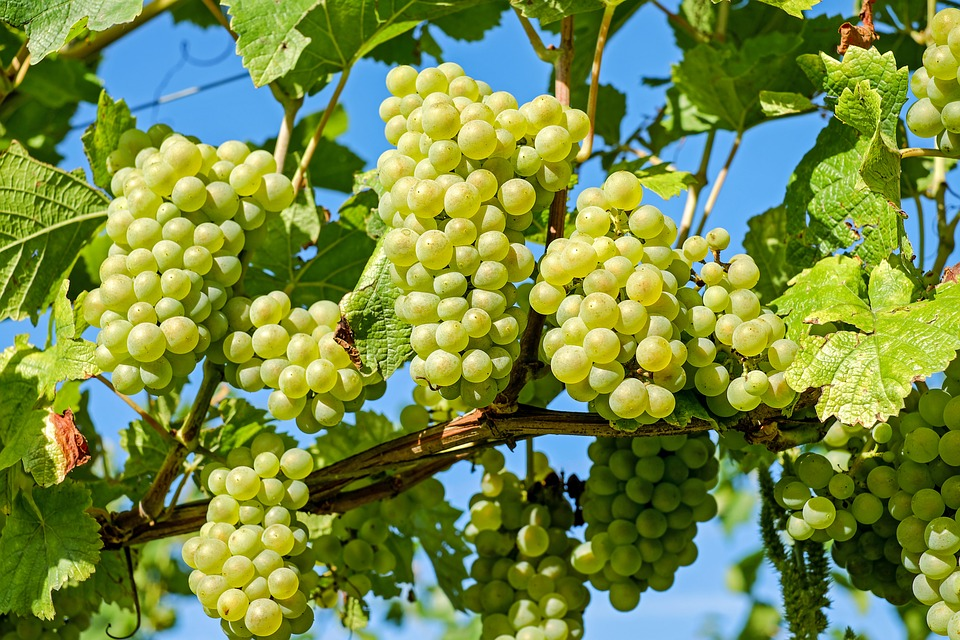
#> input picture OpenCV/src/grapes.jpg, 960 x 640 px
$ python lesson12.py
#> lines starting #> are read from the running program, lines starting #| are printed output that depends on the picture; after the words box and inside, x2 and y2 are one past the last pixel; in counts of white or black regions, pixels touching at a corner belong together
import cv2
import matplotlib.pyplot as plt

img = cv2.imread('src/grapes.jpg', 0)
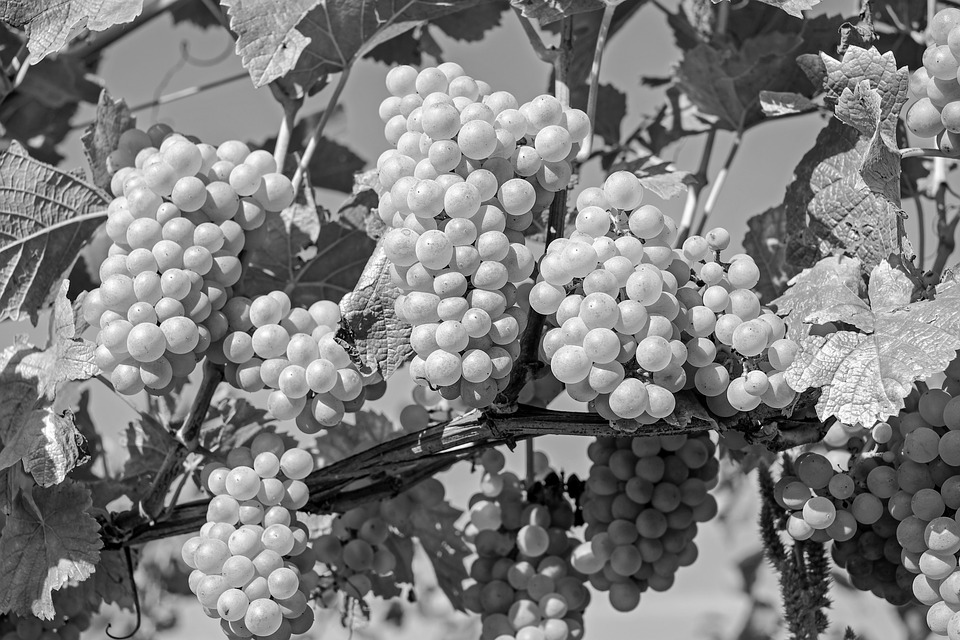
#> img: shape (640, 960); min 0, max 255, mean 125
cv2.imshow('img', img)

threshold = 100
ret, img_th = cv2.threshold(img, threshold, 255, cv2.THRESH_BINARY)
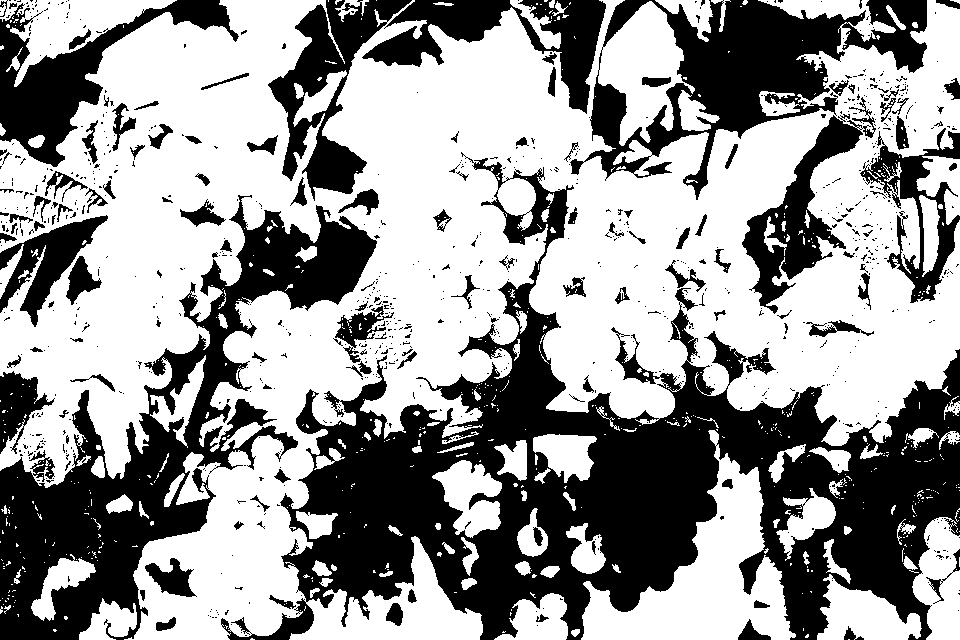
#> img_th: shape (640, 960); 59.5% white; 892 black regions (766 under 20 px), largest, box (x1, y1, x2, y2) and area: (221, 152, 960, 640) 113110, (0, 195, 377, 640) 44837, (570, 0, 927, 200) 24454
#> ret = 100
print(ret)
#| 100.0
cv2.imshow('img_th', img_th)

ret2, img_o = cv2.threshold(img, 0, 255, cv2.THRESH_OTSU)
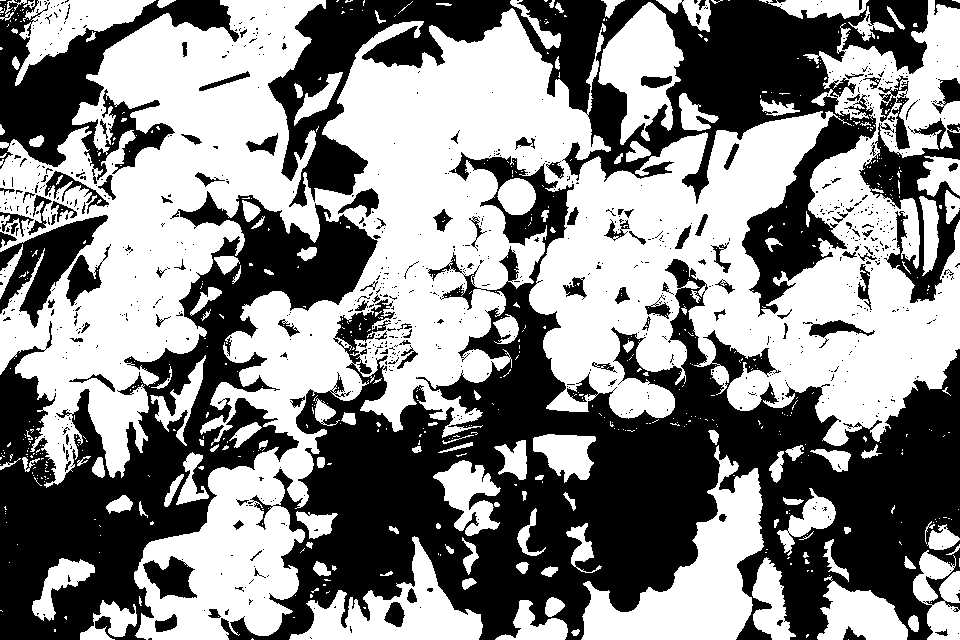
#> img_o: shape (640, 960); 53.2% white; 871 black regions (746 under 20 px), largest, box (x1, y1, x2, y2) and area: (221, 152, 960, 640) 131285, (268, 0, 928, 317) 57674, (0, 191, 378, 640) 55578
#> ret2 = 121
print(ret2)
#| 121.0
hist = cv2.calcHist([img], [0], None, [256], [0, 256])
#> hist = 256 values, max 6668 at index 152, min 132 at index 254, mean 2400
plt.plot(hist)
plt.show()
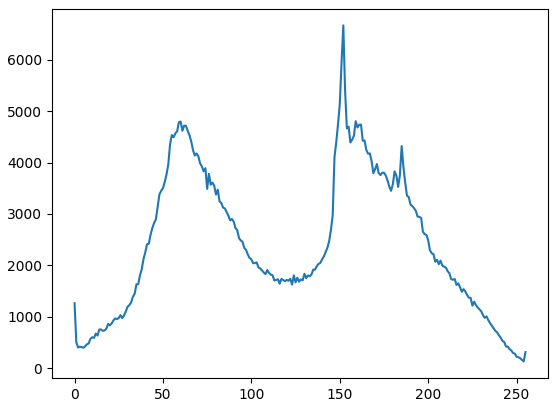
#> figure drawn by matplotlib, 1 panel; curve peaks at x = 152, y = 6668
cv2.imshow('img_o', img_o)

img_ada = cv2.adaptiveThreshold(
    img, 255, cv2.ADAPTIVE_THRESH_MEAN_C, cv2.THRESH_BINARY, 3, 1)
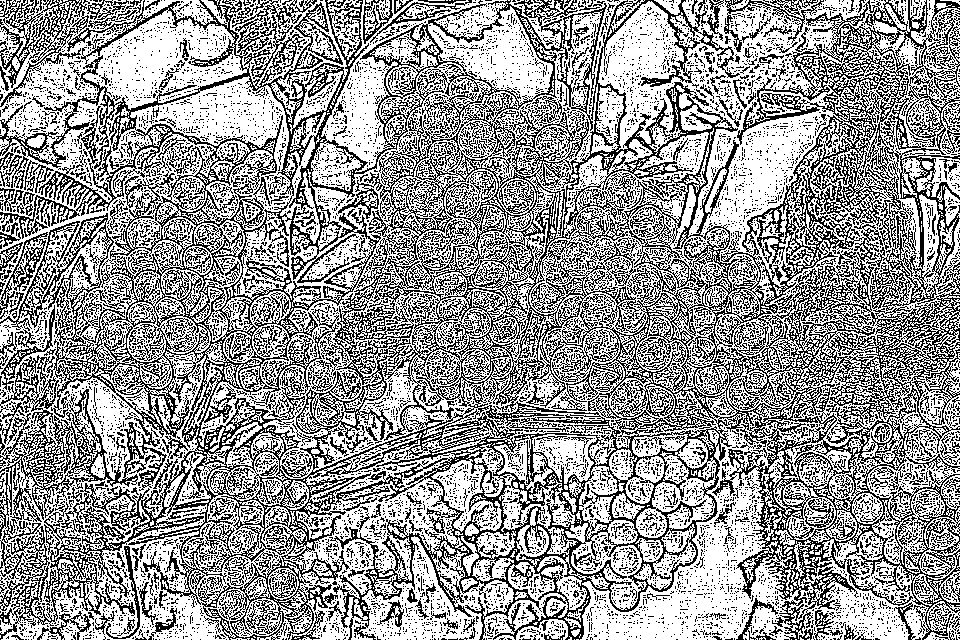
#> img_ada: shape (640, 960); 60% white; black in thin lines or dots
cv2.imshow('img_ada', img_ada)

cv2.waitKey(0)
cv2.destroyAllWindows()

$ run again, with OpenCV/src/Berry.jpg copied over OpenCV/src/grapes.jpg
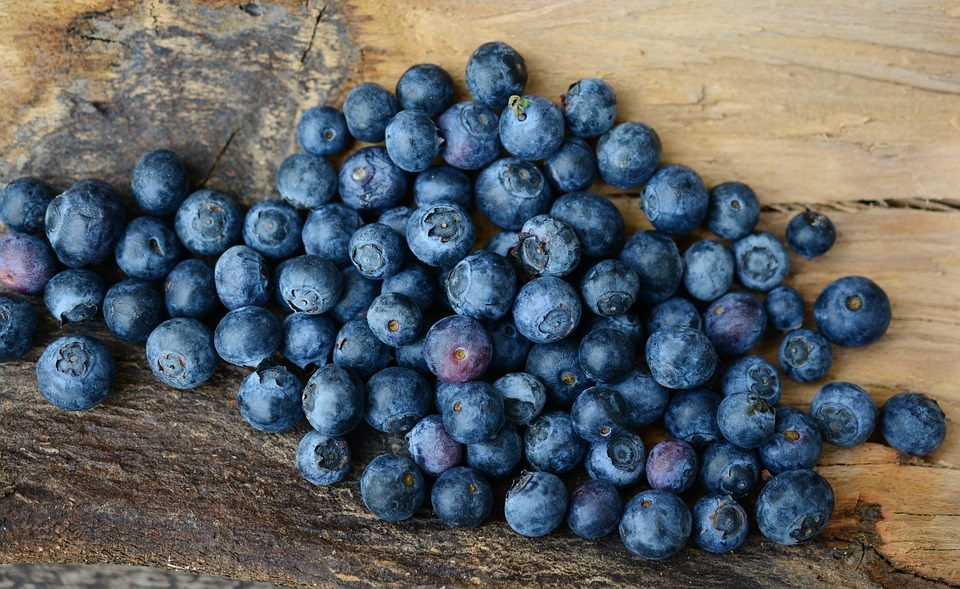
#> input picture OpenCV/src/Berry.jpg, 960 x 589 px
#> `ret, img_th = cv2.threshold(img, threshold, 255, cv2.THRESH_BINARY)`:
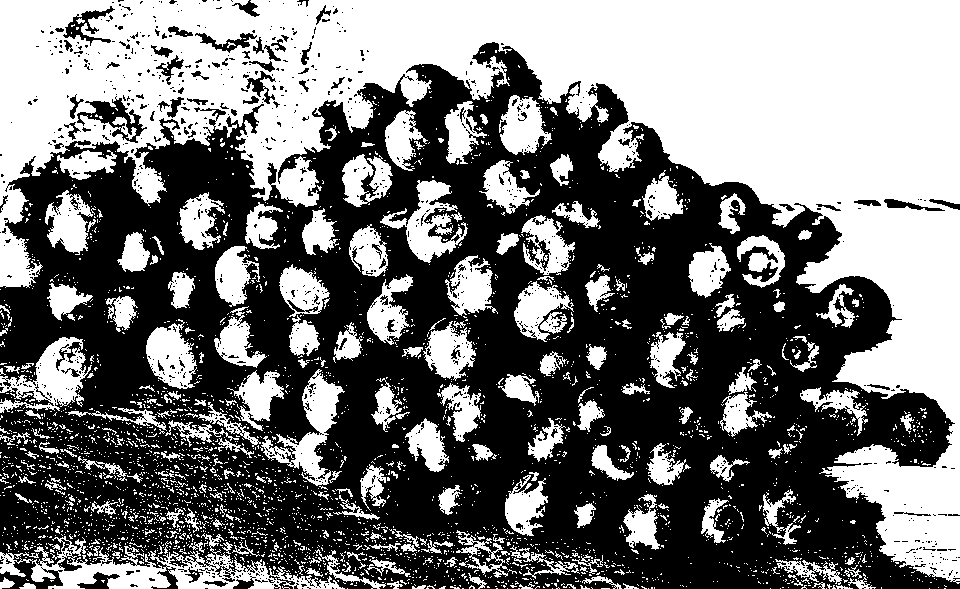
#> img_th: shape (589, 960); 47.1% white; 3255 white regions (3008 under 20 px), largest, box (x1, y1, x2, y2) and area: (0, 0, 960, 584) 169867, (0, 533, 345, 589) 6438, (0, 337, 92, 413) 3114
#> ret = 100
#| 100.0
#> img_o: shape (589, 960); 46% white; 3270 white regions (3027 under 20 px), largest, box (x1, y1, x2, y2) and area: (0, 0, 960, 582) 166369, (0, 533, 345, 589) 6052, (0, 337, 91, 413) 3022
#> ret2 = 102
#| 102.0
#> hist = 256 values, max 3468 at index 180, min 0 at index 227, mean 2208.8
#> `img_ada = cv2.adaptiveThreshold( img, 255, cv2.ADAPTIVE_THRESH_MEAN_C,..`:
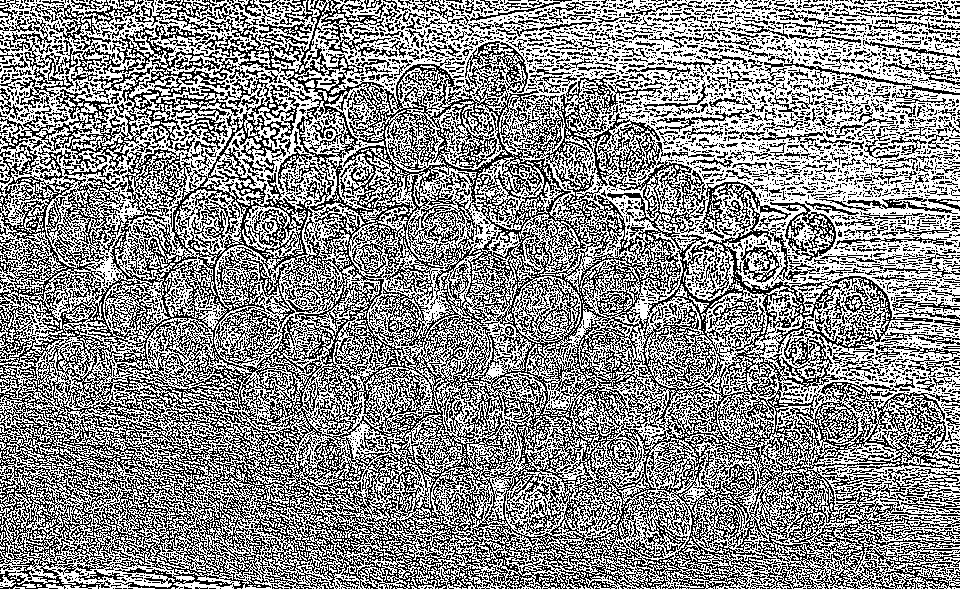
#> img_ada: shape (589, 960); 55% white; black in thin lines or dots

$ run again, with OpenCV/src/Bus.jpg copied over OpenCV/src/grapes.jpg
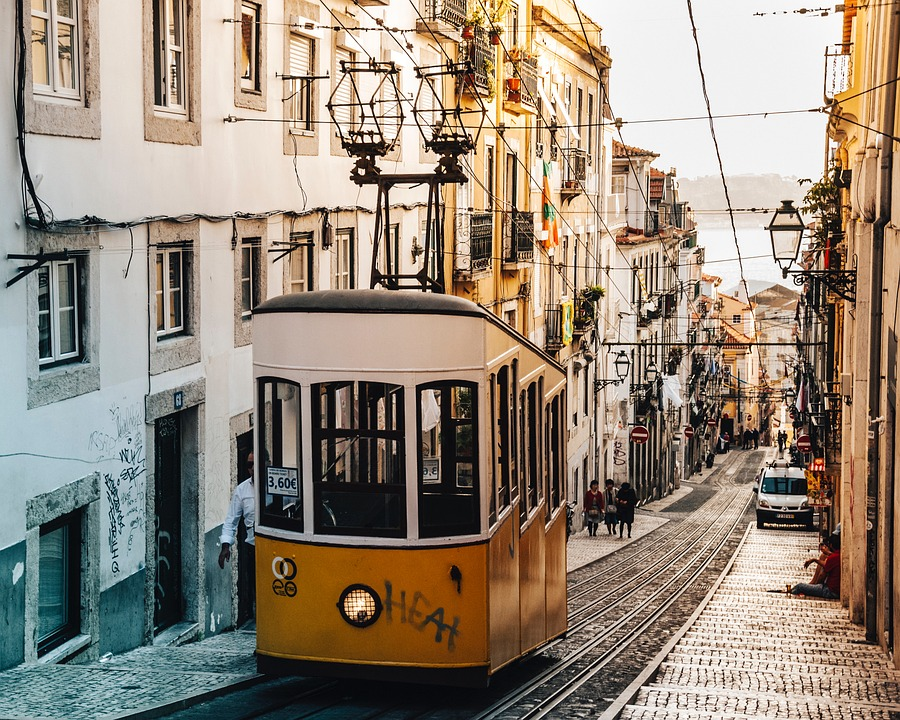
#> input picture OpenCV/src/Bus.jpg, 900 x 720 px
#> `ret, img_th = cv2.threshold(img, threshold, 255, cv2.THRESH_BINARY)`:
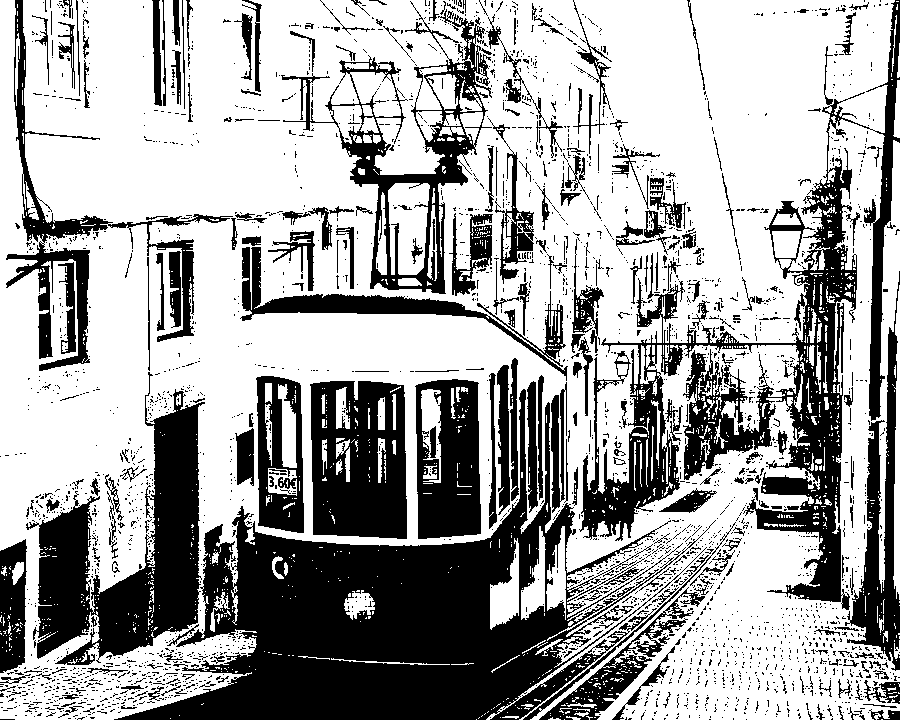
#> img_th: shape (720, 900); 64.9% white; 2967 black regions (2698 under 20 px), largest, box (x1, y1, x2, y2) and area: (114, 389, 716, 720) 63689, (579, 0, 900, 610) 35988, (26, 372, 205, 665) 21140
#> ret = 100
#| 100.0
#> img_o: shape (720, 900); 58.7% white; 2340 black regions (2131 under 20 px), largest, box (x1, y1, x2, y2) and area: (4, 0, 900, 720) 197845, (310, 380, 407, 539) 13469, (415, 379, 481, 540) 8735
#> ret2 = 126
#| 126.0
#> hist = 256 values, max 16536 at index 242, min 1342 at index 2, mean 2531.2
#> `img_ada = cv2.adaptiveThreshold( img, 255, cv2.ADAPTIVE_THRESH_MEAN_C,..`:
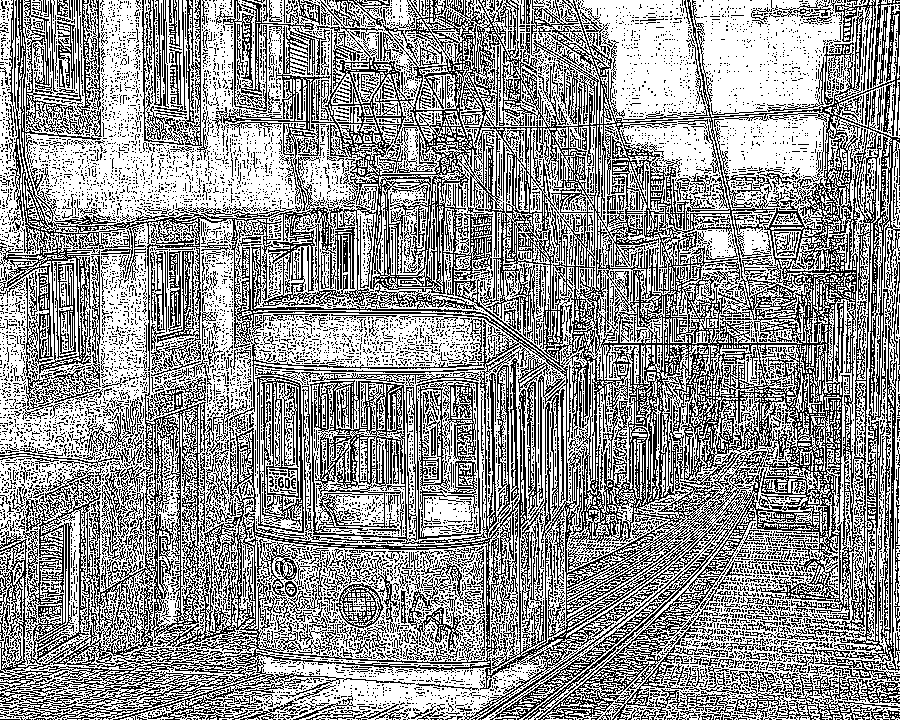
#> img_ada: shape (720, 900); 58.7% white; black in thin lines or dots
